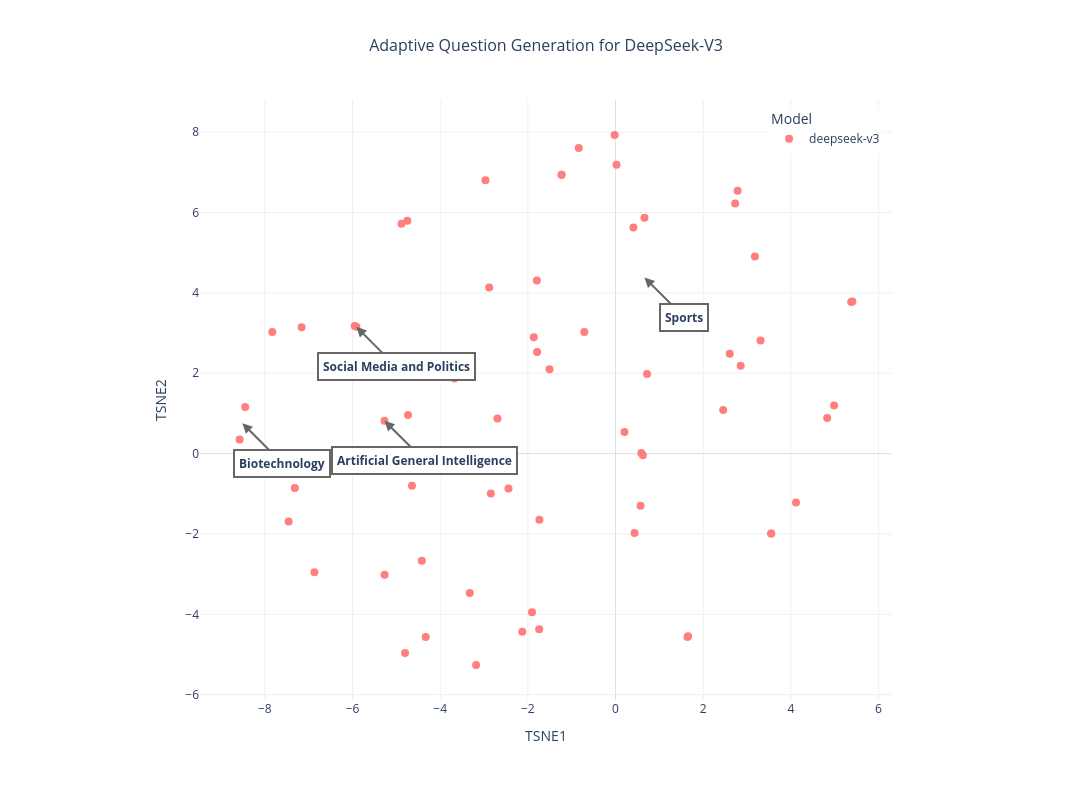

Notebook cell for this chart:
### Code cell
import plotly.graph_objects as go
import plotly.express as px
import pandas as pd
import numpy as np
from sklearn.feature_extraction.text import TfidfVectorizer
from sklearn.manifold import TSNE

def analyze_model_topics(logical_and_df: pd.DataFrame, model_names: list[str]):
    """
    Analyze and visualize topic distribution between models using t-SNE.
    Interactive visualization with Plotly with external annotations.
    """
    # Filter for specified models
    model_df = logical_and_df[logical_and_df['generator_model'].isin(model_names)]
    
    # Prepare text data
    texts = model_df['question_body'].tolist()
    
    # TF-IDF vectorization
    vectorizer = TfidfVectorizer(stop_words='english', max_features=5000)
    tfidf_matrix = vectorizer.fit_transform(texts)
    
    # t-SNE dimensionality reduction
    tsne = TSNE(n_components=2, 
                perplexity=30, 
                random_state=42)
    
    tsne_embeddings = tsne.fit_transform(tfidf_matrix.toarray())
    
    # Create visualization DataFrame
    viz_df = pd.DataFrame({
        'TSNE1': tsne_embeddings[:, 0],
        'TSNE2': tsne_embeddings[:, 1],
        'Model': model_df['generator_model'].values,
        'Question': texts,
        'Question_Preview': [t[:100] + '...' for t in texts],
        'Topic': model_df['topic'].values
    })

    # Create figure with expanded dimensions
    fig = go.Figure()

    # Add traces for each model
    colors = {'o1_mini': '#00cc96', 'deepseek-v3': '#ff7f7f'}
    symbols = {'o1_mini': 'diamond', 'deepseek-v3': 'circle'}
    
    for model in model_names:
        mask = viz_df['Model'] == model
        fig.add_trace(go.Scatter(
            x=viz_df[mask]['TSNE1'],
            y=viz_df[mask]['TSNE2'],
            mode='markers',
            name=model,
            marker=dict(
                color=colors[model],
                size=8,
                symbol=symbols[model]
            ),
            customdata=np.stack((
                viz_df[mask]['Model'],
                viz_df[mask]['Topic'],
                viz_df[mask]['Question_Preview']
            ), axis=1),
            hovertemplate="<br>".join([
                "Model: %{customdata[0]}",
                "Topic: %{customdata[1]}",
                "Question: %{customdata[2]}",
                "<extra></extra>"
            ])
        ))

    # List of topics to label
    topics_to_label = [
        "Artificial General Intelligence",
        "Sports",
        "Environmental Science",
        "Space Exploration",
        "Biotechnology",
        "Social Media and Politics",
        "Transportation and Logistics"
    ]

    # Create annotations for topic labels and detailed analysis
    annotations = []
    
    # Add basic topic labels
    for topic in topics_to_label:
        topic_points = viz_df[viz_df['Topic'] == topic]
        if len(topic_points) > 0:
            x_mean = topic_points['TSNE1'].mean()
            y_mean = topic_points['TSNE2'].mean()
            
            # Calculate arrow direction - point to the center of the cluster
            arrow_direction = 40  # Base arrow length
            
            annotations.append(dict(
                x=x_mean,
                y=y_mean,
                text=f"<b>{topic}</b>",
                showarrow=True,
                arrowhead=2,
                arrowsize=1,
                arrowwidth=2,
                arrowcolor="#666",
                ax=arrow_direction,
                ay=arrow_direction,
                bgcolor="white",
                bordercolor="#666",
                borderwidth=2,
                borderpad=4,
                font=dict(size=12)
            ))

    # Add detailed analysis boxes outside the plot
    # detailed_annotations = [
    #     # Sports Analysis Box
    #     dict(
    #         x=max(viz_df['TSNE1']) + 50,  # Position far right
    #         y=0,
    #         text=(
    #             "<b>Sports Analysis</b><br><br>"
    #             "Question Generation Strategy:<br>"
    #             "• Inconsistent conditional probability estimates<br>"
    #             "• Poor correlation between individual/team performance<br><br>"
    #             "Example Questions:<br>"
    #             "• 'Will Duplantis break record AND Sweden win 2+ medals?'<br>"
    #             "• 'Will Kipchoge win London AND Kenya win 7+ golds?'"
    #         ),
    #         showarrow=False,
    #         bgcolor="white",
    #         bordercolor="#666",
    #         borderwidth=2,
    #         borderpad=10,
    #         font=dict(size=11),
    #         align="left"
    #     ),
    #     # Transportation Analysis Box
    #     dict(
    #         x=min(viz_df['TSNE1']) - 50,  # Position far left
    #         y=0,
    #         text=(
    #             "<b>Transportation & Logistics Analysis</b><br><br>"
    #             "Reasoning Patterns:<br>"
    #             "• Inconsistent probabilistic reasoning<br>"
    #             "• ECB policy impact assessment<br>"
    #             "• Market reaction analysis<br><br>"
    #             "Example Questions:<br>"
    #             "• 'Will ECB maintain rates AND euro depreciate?'<br>"
    #             "• 'Will charging stations increase AND autonomous driving grow?'"
    #         ),
    #         showarrow=False,
    #         bgcolor="white",
    #         bordercolor="#666",
    #         borderwidth=2,
    #         borderpad=10,
    #         font=dict(size=11),
    #         align="left"
    #     )
    # ]
    
    # annotations.extend(detailed_annotations)

    # Update layout with expanded dimensions and margins
    fig.update_layout(
        template='plotly_white',
        width=1400,  # Increased width to accommodate external boxes
        height=800,
        margin=dict(l=200, r=200, t=100, b=100),  # Increased margins
        
        title=dict(
            text='Adaptive Question Generation for DeepSeek-V3',
            x=0.5,
            y=0.95,
            xanchor='center',
            yanchor='top',
            font=dict(size=16)
        ),
        
        showlegend=True,
        legend=dict(
            title='Model',
            yanchor="top",
            y=0.99,
            xanchor="right",
            x=0.99,
            bgcolor='rgba(255, 255, 255, 0.8)'
        ),
        
        # Clean axes
        xaxis=dict(
            showgrid=True,
            gridwidth=1,
            gridcolor='#f0f0f0',
            zeroline=True,
            zerolinewidth=1,
            zerolinecolor='#e0e0e0',
            title='TSNE1'
        ),
        yaxis=dict(
            showgrid=True,
            gridwidth=1,
            gridcolor='#f0f0f0',
            zeroline=True,
            zerolinewidth=1,
            zerolinecolor='#e0e0e0',
            title='TSNE2'
        ),
        
        # Add all annotations
        annotations=annotations
    )

    return fig, viz_df

# Run the analysis
model_names = ['deepseek-v3']
fig, viz_df = analyze_model_topics(logical_and_df, model_names)

fig.show()

### Figure 1 — Plotly figure (JSON) as saved in the notebook; plotly's stock layout.template omitted (floating-point values rounded to 4 significant figures; data arrays with more than 128 entries replaced by an {"elided": "..."} marker saying what was removed)
{"data": [{"customdata": {"elided": "67x3 str values"}, "hovertemplate": "Model: %{customdata[0]}<br>Topic: %{customdata[1]}<br>Question: %{customdata[2]}<br><extra></extra>", "marker": {"color": "#ff7f7f", "size": 8, "symbol": "circle"}, "mode": "markers", "name": "deepseek-v3", "type": "scatter", "x": [0.407, -1.507, -1.789, -1.866, -2.442, 0.6241, -0.02131, -4.479, -3.676, 0.02296, 5.376, 0.6598, 1.655, -1.231, -2.967, -1.741, 3.551, -1.795, -4.801, -2.127, -2.61, -8.576, -3.326, -2.844, -1.905, 2.729, 2.456, 0.4348, -5.95, -4.734, -1.231, -4.419, 0.5885, 1.641, 2.785, 2.605, -0.8394, -8.45, 3.551, -4.749, -4.331, -3.181, -7.458, -6.716, 5.404, -7.83, -6.869, 4.118, 0.5711, -4.644, 4.828, -7.316, -0.711, -4.882, 3.308, 0.2053, 3.179, 2.855, -7.163, -5.268, -5.912, -5.271, 0.7187, -2.881, -1.737, -2.693, 4.986], "y": [5.626, 2.097, 2.529, 2.896, -0.8702, -0.03793, 7.929, -0.04658, 1.87, 7.19, 3.776, 5.868, -4.546, 6.939, 6.802, -4.373, -1.988, 4.31, -4.962, -4.431, -0.4196, 0.3531, -3.469, -0.9938, -3.949, 6.227, 1.086, -1.975, 3.174, 0.9625, 6.939, -2.668, 0.01408, -4.563, 6.539, 2.487, 7.609, 1.162, -1.988, 5.794, -4.563, -5.261, -1.692, -0.4903, 3.787, 3.025, -2.954, -1.214, -1.296, -0.7972, 0.8843, -0.8551, 3.025, 5.72, 2.816, 0.5387, 4.904, 2.186, 3.147, -3.014, 3.155, 0.816, 1.984, 4.136, -1.648, 0.8748, 1.197]}], "layout": {"annotations": [{"arrowcolor": "#666", "arrowhead": 2, "arrowsize": 1, "arrowwidth": 2, "ax": 40, "ay": 40, "bgcolor": "white", "bordercolor": "#666", "borderpad": 4, "borderwidth": 2, "font": {"size": 12}, "showarrow": true, "text": "<b>Artificial General Intelligence</b>", "x": -5.271, "y": 0.816}, {"arrowcolor": "#666", "arrowhead": 2, "arrowsize": 1, "arrowwidth": 2, "ax": 40, "ay": 40, "bgcolor": "white", "bordercolor": "#666", "borderpad": 4, "borderwidth": 2, "font": {"size": 12}, "showarrow": true, "text": "<b>Sports</b>", "x": 0.6598, "y": 4.383}, {"arrowcolor": "#666", "arrowhead": 2, "arrowsize": 1, "arrowwidth": 2, "ax": 40, "ay": 40, "bgcolor": "white", "bordercolor": "#666", "borderpad": 4, "borderwidth": 2, "font": {"size": 12}, "showarrow": true, "text": "<b>Biotechnology</b>", "x": -8.513, "y": 0.7578}, {"arrowcolor": "#666", "arrowhead": 2, "arrowsize": 1, "arrowwidth": 2, "ax": 40, "ay": 40, "bgcolor": "white", "bordercolor": "#666", "borderpad": 4, "borderwidth": 2, "font": {"size": 12}, "showarrow": true, "text": "<b>Social Media and Politics</b>", "x": -5.912, "y": 3.155}], "height": 800, "legend": {"bgcolor": "rgba(255, 255, 255, 0.8)", "title": {"text": "Model"}, "x": 0.99, "xanchor": "right", "y": 0.99, "yanchor": "top"}, "margin": {"b": 100, "l": 200, "r": 200, "t": 100}, "showlegend": true, "title": {"font": {"size": 16}, "text": "Adaptive Question Generation for DeepSeek-V3", "x": 0.5, "xanchor": "center", "y": 0.95, "yanchor": "top"}, "width": 1400, "xaxis": {"gridcolor": "#f0f0f0", "gridwidth": 1, "showgrid": true, "title": {"text": "TSNE1"}, "zeroline": true, "zerolinecolor": "#e0e0e0", "zerolinewidth": 1}, "yaxis": {"gridcolor": "#f0f0f0", "gridwidth": 1, "showgrid": true, "title": {"text": "TSNE2"}, "zeroline": true, "zerolinecolor": "#e0e0e0", "zerolinewidth": 1}}}
